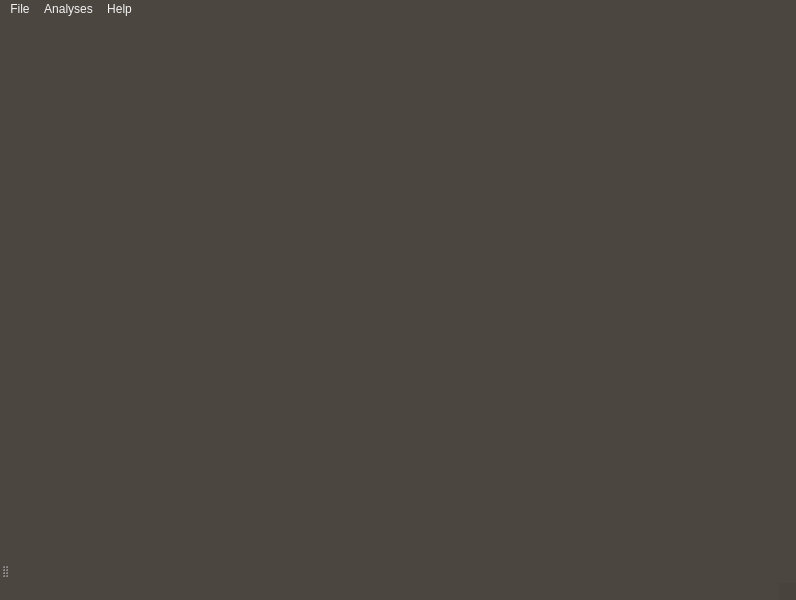
<?xml version="1.0" encoding="UTF-8"?>
<ui version="4.0">
 <class>MainWindow</class>
 <widget class="QMainWindow" name="MainWindow">
  <property name="geometry">
   <rect>
    <x>0</x>
    <y>0</y>
    <width>796</width>
    <height>600</height>
   </rect>
  </property>
  <property name="windowTitle">
   <string>MainWindow</string>
  </property>
  <property name="windowIcon">
   <iconset resource="../../../Resources/GuiResources.qrc">
    <normaloff>:/Icons/Icons/ProcessIcon.ico</normaloff>:/Icons/Icons/ProcessIcon.ico</iconset>
  </property>
  <property name="styleSheet">
   <string notr="true">background-color: rgb(71, 58, 46);
border-color: rgb(207, 207, 207);
background-color: rgba(71, 65, 60, 180);
color: rgb(244, 244, 244);
border-color: rgb(0, 0, 0);</string>
  </property>
  <property name="iconSize">
   <size>
    <width>32</width>
    <height>32</height>
   </size>
  </property>
  <widget class="QWidget" name="centralwidget"/>
  <widget class="QMenuBar" name="menubar">
   <property name="geometry">
    <rect>
     <x>0</x>
     <y>0</y>
     <width>796</width>
     <height>22</height>
    </rect>
   </property>
   <widget class="QMenu" name="menuFile">
    <property name="title">
     <string>File</string>
    </property>
    <addaction name="actionLoad"/>
    <addaction name="actionSave"/>
    <addaction name="actionSave_As"/>
   </widget>
   <widget class="QMenu" name="menuAnalyses">
    <property name="title">
     <string>Analyses</string>
    </property>
   </widget>
   <widget class="QMenu" name="menuHelp">
    <property name="title">
     <string>Help</string>
    </property>
   </widget>
   <addaction name="menuFile"/>
   <addaction name="menuAnalyses"/>
   <addaction name="menuHelp"/>
  </widget>
  <widget class="QStatusBar" name="statusbar"/>
  <widget class="QToolBar" name="toolBar">
   <property name="windowTitle">
    <string>toolBar</string>
   </property>
   <attribute name="toolBarArea">
    <enum>BottomToolBarArea</enum>
   </attribute>
   <attribute name="toolBarBreak">
    <bool>false</bool>
   </attribute>
  </widget>
  <action name="actionLoad">
   <property name="text">
    <string>Load...</string>
   </property>
  </action>
  <action name="actionSave">
   <property name="text">
    <string>Save</string>
   </property>
  </action>
  <action name="actionSave_As">
   <property name="text">
    <string>Save As..</string>
   </property>
  </action>
 </widget>
 <resources>
  <include location="../../../Resources/GuiResources.qrc"/>
 </resources>
 <connections/>
</ui>
